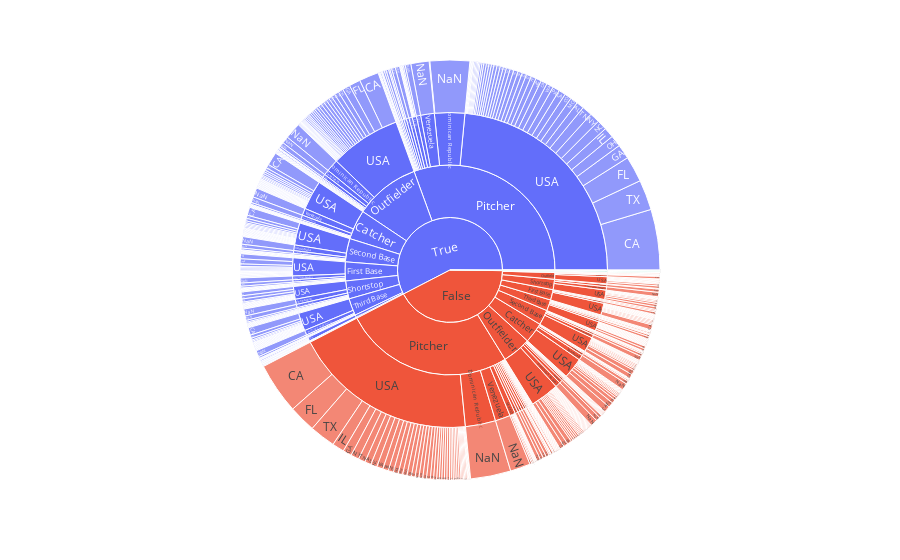

The code cell stored with this chart in its notebook:
### Code cell
#df_players['densety'] = 1 / len(df_players)
#df_players = df_players.fillna('NaN')

#fig = px.sunburst(df_players, path=['playerForTestSetAndFuturePreds', 'primaryPositionName', 'birthCountry', 'birthStateProvince', 'birthCity'], values='densety')
fig = px.sunburst(df_players, path=['playerForTestSetAndFuturePreds', 'primaryPositionName', 'birthCountry', 'birthStateProvince'], values='densety')
fig.show()

### Figure 1 — Plotly figure (JSON) as saved in the notebook; plotly's stock layout.template omitted (floating-point values rounded to 4 significant figures; data arrays with more than 128 entries replaced by an {"elided": "..."} marker saying what was removed)
{"data": [{"branchvalues": "total", "domain": {"x": [0, 1], "y": [0, 1]}, "hovertemplate": "labels=%{label}<br>densety=%{value}<br>parent=%{parent}<br>id=%{id}<extra></extra>", "ids": {"elided": "670 str values"}, "labels": {"elided": "670 str values"}, "name": "", "parents": {"elided": "670 str values"}, "type": "sunburst", "values": {"elided": "670 float values"}}], "layout": {"legend": {"tracegroupgap": 0}, "margin": {"t": 60}}}
